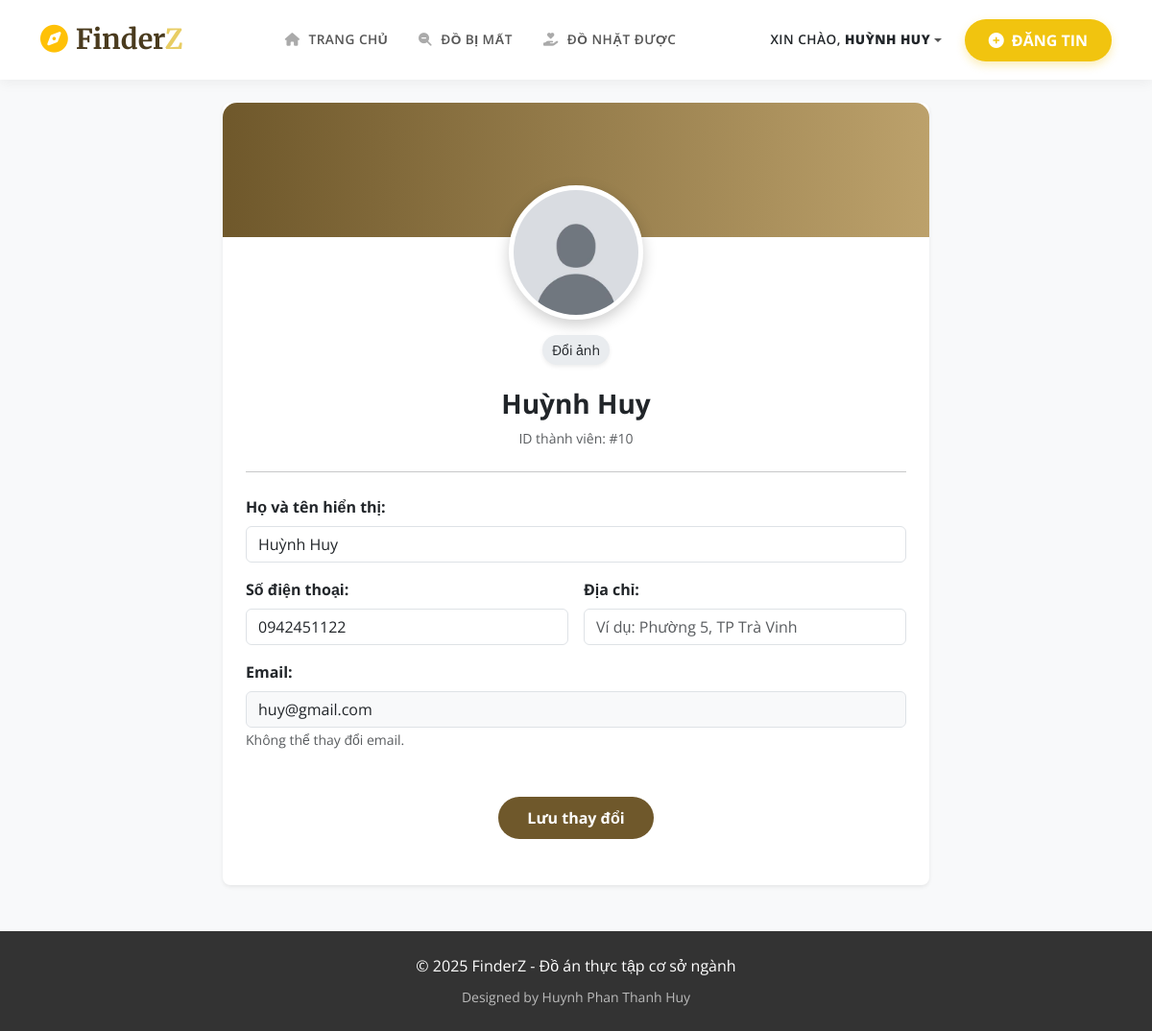
Page /profile.php (signed in) on the committed database.
### tables this page shows
CREATE TABLE `users` (
  `id` int(11) NOT NULL,
  `full_name` varchar(100) NOT NULL,
  `email` varchar(100) NOT NULL,
  `phone_number` varchar(20) DEFAULT NULL,
  `password` varchar(255) NOT NULL,
  `phone` varchar(20) DEFAULT NULL,
  `address` varchar(255) DEFAULT NULL,
  `created_at` timestamp NOT NULL DEFAULT current_timestamp(),
  `avatar` varchar(255) DEFAULT 'default_avatar.png',
  `role` int(11) DEFAULT 0,
  `is_locked` int(11) DEFAULT 0,
  `locked_until` datetime DEFAULT NULL
);

### profile.php (the view, shortened to what this page needs)
<?php
require_once 'config/db.php';
include 'includes/header.php';
$user_id = $_SESSION['user_id'];
$sql = "SELECT * FROM users WHERE id = $user_id";
$result = mysqli_query($conn, $sql);
$user = mysqli_fetch_assoc($result);
function get_val($data, $key) {
    return isset($data[$key]) ? $data[$key] : '';
}
?>
<div class="container mt-4 mb-5">
    <div class="row justify-content-center">
        <div class="col-md-8">
            <div class="card border-0 shadow-sm rounded-3">
                <div class="profile-header"></div>
                <div class="card-body px-4 pb-5">
                    <form action="" method="POST" enctype="multipart/form-data">
                        <div class="avatar-wrapper mb-4">
                            <?php
                                $avatar_db = get_val($user, 'avatar');
                                $avatar_path = !empty($avatar_db) ? "uploads/" . $avatar_db : "uploads/default_avatar.png";
                            ?>
                            <img src="<?php echo $avatar_path; ?>" class="profile-avatar" id="previewter">
                            <div class="mt-3">
                                <label class="camera-icon shadow-sm">
                                    <i class="bi bi-camera-fill"></i> Đổi ảnh
                                </label>
                            </div>
                        </div>
                        <div class="text-center mb-4">
                            <h3 class="fw-bold">
                                <?php echo !empty(get_val($user, 'full_name')) ? get_val($user, 'full_name') : get_val($user, 'username'); ?>
                            </h3>
                            <p class="text-muted small">ID thành viên: #<?php echo get_val($user, 'id'); ?></p>
                        </div>
                        <hr class="mb-4">
                        <div class="row g-3">
                            <div class="col-md-12">
                                <label class="form-label fw-bold">Họ và tên hiển thị:</label>
                                <input type="text" name="full_name" class="form-control"
                                       value="<?php echo get_val($user, 'full_name'); ?>"
                                       placeholder="Ví dụ: Nguyễn Văn A">
                            </div>
                            <div class="col-md-6">
                                <label class="form-label fw-bold">Số điện thoại:</label>
                                <input type="text" name="phone" class="form-control"
                                       value="<?php echo get_val($user, 'phone'); ?>"
                                       placeholder="Nhập SĐT liên hệ">
                            </div>
                            <div class="col-md-6">
                                <label class="form-label fw-bold">Địa chỉ:</label>
                                <input type="text" name="address" class="form-control"
                                       value="<?php echo get_val($user, 'address'); ?>"
                                       placeholder="Ví dụ: Phường 5, TP Trà Vinh">
                            </div>
                            <div class="col-md-12">
                                <label class="form-label fw-bold">Email:</label>
                                <input type="text" class="form-control bg-light"
                                       value="<?php echo get_val($user, 'email'); ?>" readonly>
                                <small class="text-muted">Không thể thay đổi email.</small>
                            </div>
                        </div>
                        <div class="text-center mt-5">
                            <button type="submit" name="btn_update_profile" class="btn-save-profile">
                                <i class="bi bi-check-circle-fill"></i> Lưu thay đổi
                            </button>
                        </div>
                    </form>
                </div>
            </div>
        </div>
    </div>
</div>
<?php include 'includes/footer.php'; ?>

### includes/header.php (style rules this page uses)
body { font-family: 'Open Sans', sans-serif; background-color: #f8f9fa; }

### profile.php (style rules this page uses)
.profile-header { background: linear-gradient(to right, #6f582b, #bca16b); height: 140px; border-radius: 15px 15px 0 0; }
.avatar-wrapper { position: relative; margin-top: -70px; text-align: center; }
.profile-avatar { width: 140px; height: 140px; border-radius: 50%; border: 5px solid #fff; object-fit: cover; box-shadow: 0 5px 15px rgba(0,0,0,0.2); background: #fff; }
.btn-save-profile { background-color: #6f582b; color: white; border-radius: 50px; padding: 10px 30px; font-weight: bold; border: none; transition: 0.3s; }
.camera-icon { cursor: pointer; background: #e9ecef; padding: 5px 10px; border-radius: 20px; font-size: 14px; }

### rows in the picture
users: avatar (placeholder picture), full_name "Huỳnh Huy", id "10", phone "0942451122", email "huy@gmail.com"

### other values in the picture
$display_name "HUỲNH HUY"
